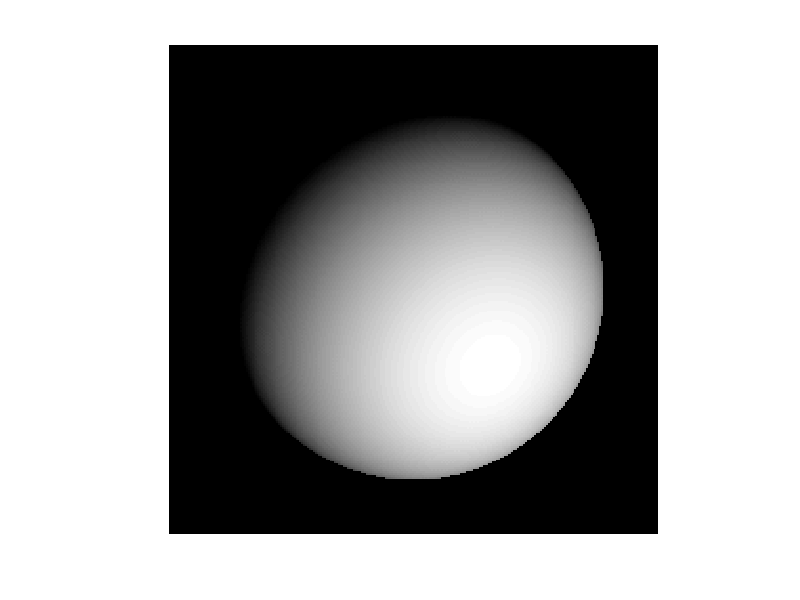
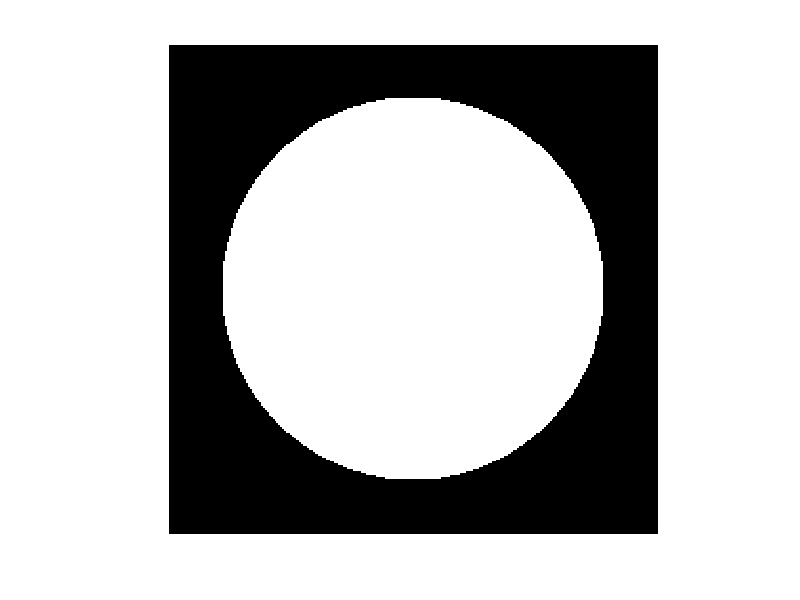

Write MATLAB code to recreate these figures, in order.
% Shape from Shading
% Image generator with source direction = s_orig
close all;
clear all;	

function val = Ravg(A,i,j)
    val = ( A(i,j-1) + A(i-1,j) + A(i,j+1) + A(i+1,j) )/6 +(A(i-1,j-1)+ A(i-1,j+1)+A(i+1,j-1)+A(i+1,j+1))/12;
end

function val = Rp(p,q,ps,qs)
    val = (ps*(q*q +1) - p*(qs*q + 1))/(sqrt((qs*qs + ps*ps +1) * (p*p + q*q +1)) * (p*p+q*q+1));
end


function val = Rq(p,q,ps,qs)
    val = (qs*(p^2 +1) - q*(ps*p + 1))/(sqrt((qs^2 + ps^2 +1) * (p^2 + q^2 +1)) * (p^2+q^2+1));
end

function val = Rval(p,q,s)
    val = (s(1)*p + s(2)*q + 1)/sqrt( (s(2)*s(2) + s(1)*s(1) +1) * (p*p + q*q +1));
end


%This is the size of the image(MxN)
M=256;
N=256;

% Radius of sphere
radius=100;

%	Initializing depth of the image
Depth = zeros(M,N);	 
p_map =	zeros(M,N);
q_map =	zeros(M,N);
% Background Light 
E = 0.0 * ones(M,N); 

% p,q co-ordinate of source
%s_orig=[0,1]; 
%s_orig=[0,0];
s_orig=[0.5,0.5];

for i=1:M,
    for j=1:N,
        current_radius = sqrt((i-M/2)^2 + (j-N/2)^2);
        % Assign Depth only for points that are part of sphere in image
        if(current_radius < radius) 		            
         	% estimate depth for each pixel of sphere
         	Depth(i,j) = round(sqrt(radius^2 - (i-M/2)^2 - (j-N/2)^2));

        	%Surface gradients of the image.
           	p = (i-M/2)/Depth(i,j);
            p_map(i,j)=p;
            %Rate of change of depth in x and y direction
            q = (j-N/2)/Depth(i,j);
      		q_map(i,j)=q;      
           	% Calculate E from p,q & s
            temp = Rval(p, q, s_orig);
            
            % Ensure nonegativity of E
            if(temp>0)
                E(i,j) = temp;
            
            else
                E(i,j) = 0;

            end
            
        end
    end
end

figure;
imshow(mat2gray(E));

projection=E;
for i=1:M,
    for j=1:N,
        current_radius = sqrt((i-M/2)^2 + (j-N/2)^2);
        if(current_radius < radius) 	% Assign Depth only for points that are part of sphere in image
        projection(i,j)=1;
    	endif
    endfor
endfor

figure;
imshow(mat2gray(projection));

